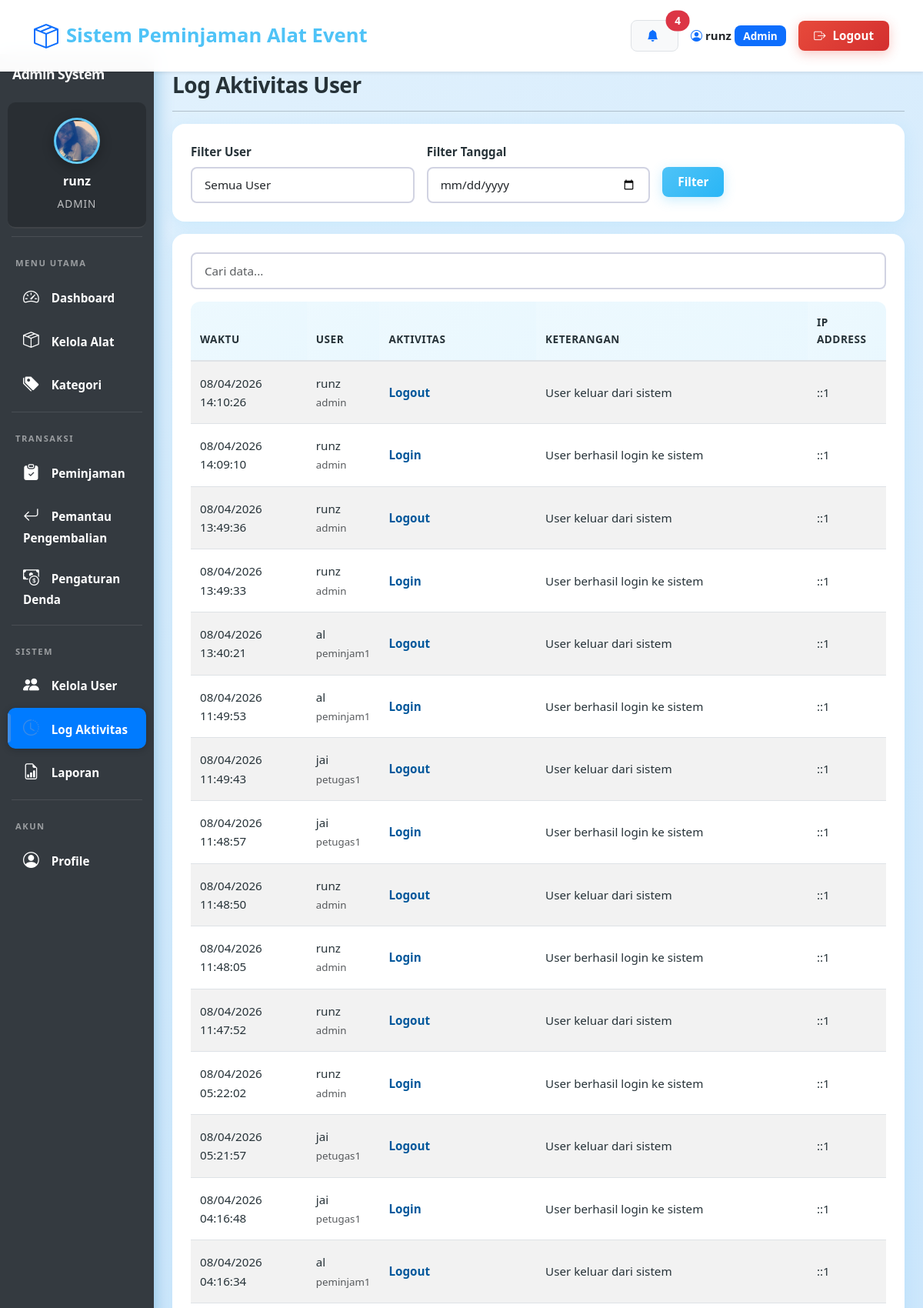
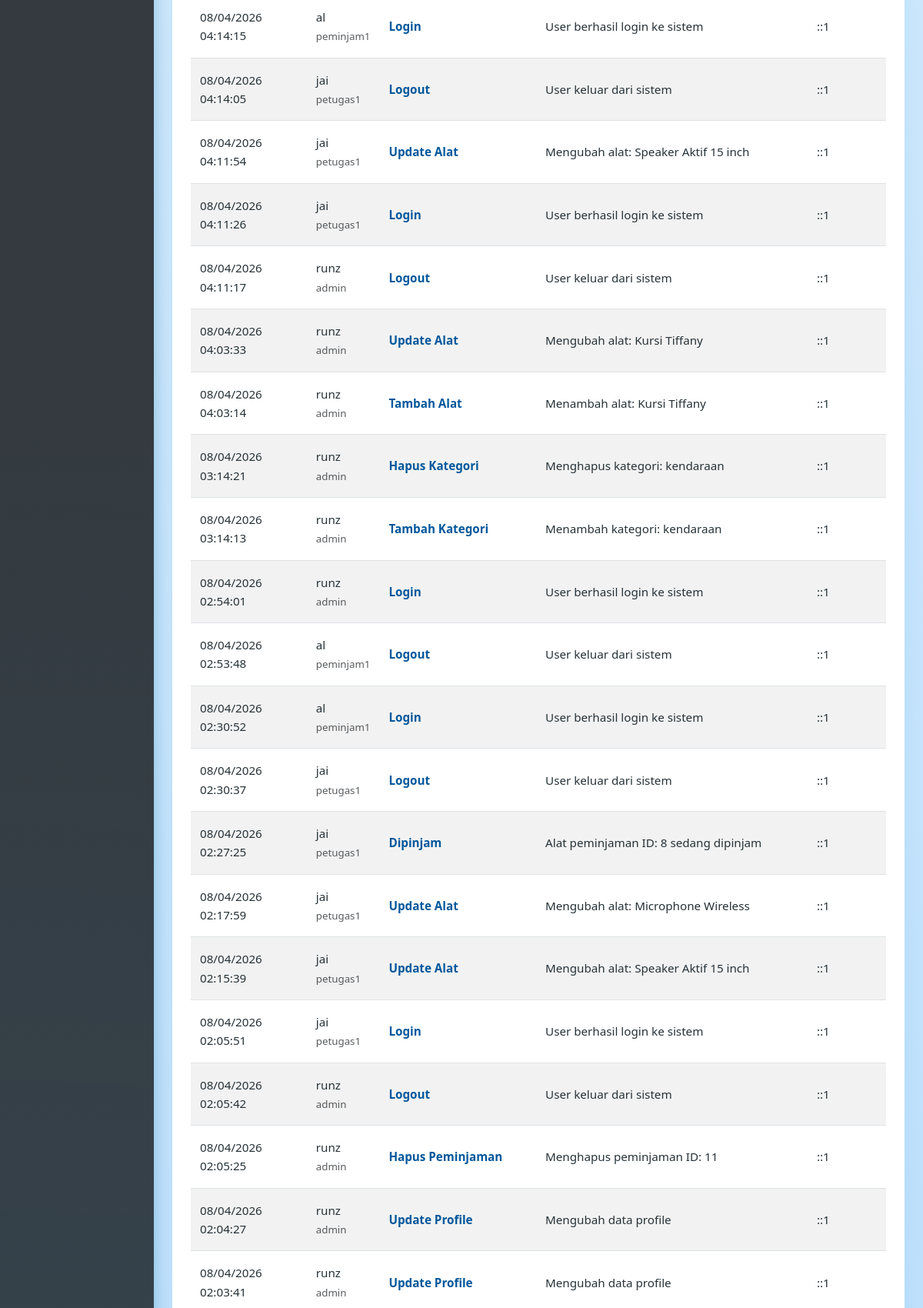
Page /admin/log_aktivitas.php (signed in, upper part) on the committed database (2 pictures, top to bottom).
### tables this page shows
CREATE TABLE `log_aktivitas` (
  `id` int NOT NULL,
  `user_id` int NOT NULL,
  `aktivitas` text NOT NULL,
  `keterangan` text,
  `ip_address` varchar(45) DEFAULT NULL,
  `created_at` timestamp NULL DEFAULT CURRENT_TIMESTAMP
);

CREATE TABLE `users` (
  `id` int NOT NULL,
  `username` varchar(50) NOT NULL,
  `password` varchar(255) NOT NULL,
  `nama` varchar(100) NOT NULL,
  `email` varchar(100) NOT NULL,
  `telepon` varchar(20) DEFAULT NULL,
  `foto_profile` varchar(255) DEFAULT NULL,
  `role` enum('admin','petugas','peminjam') NOT NULL,
  `created_at` timestamp NULL DEFAULT CURRENT_TIMESTAMP,
  `deleted_at` datetime DEFAULT NULL
);

### admin/log_aktivitas.php (the view, shortened to what this page needs)
<?php
require_once '../config/database.php';
$filter_date = isset($_GET['date']) ? clean($_GET['date']) : '';
include '../includes/header.php';
?>
<div class="container-fluid">
    <div class="row">
        <?php include '../includes/admin_sidebar.php'; ?>
        <div class="col-md-10 p-4">
            <h2>Log Aktivitas User</h2>
            <hr>
            <div class="card mb-3">
                <div class="card-body">
                    <form method="GET" class="row g-3">
                        <div class="col-md-4">
                            <label class="form-label">Filter User</label>
                            <select name="user_id" class="form-control">
                                <option value="0">Semua User</option>
                            </select>
                        </div>
                        <div class="col-md-4">
                            <label class="form-label">Filter Tanggal</label>
                            <input type="date" name="date" class="form-control" value="<?php echo $filter_date; ?>">
                        </div>
                        <div class="col-md-4">
                            <label class="form-label">&nbsp;</label>
                            <button type="submit" class="btn btn-primary d-block">Filter</button>
                        </div>
                    </form>
                </div>
            </div>
            <div class="card">
                <div class="card-body">
                    <div class="table-responsive">
                        <table class="table table-striped">
                            <thead>
                                <tr>
                                    <th>Waktu</th>
                                    <th>User</th>
                                    <th>Aktivitas</th>
                                    <th>Keterangan</th>
                                    <th>IP Address</th>
                                </tr>
                            </thead>
                            <tbody>
                                <?php
                                $where = "1=1";
                                $query = "SELECT l.*, u.nama, u.username FROM log_aktivitas l
                                         JOIN users u ON l.user_id = u.id
                                         WHERE $where
                                         ORDER BY l.created_at DESC
                                         LIMIT 100";
                                $result = mysqli_query($conn, $query);
                                while ($row = mysqli_fetch_assoc($result)):
                                ?>
                                <tr>
                                    <td><?php echo date('d/m/Y H:i:s', strtotime($row['created_at'])); ?></td>
                                    <td><?php echo $row['nama']; ?><br><small class="text-muted"><?php echo $row['username']; ?></small></td>
                                    <td><strong><?php echo $row['aktivitas']; ?></strong></td>
                                    <td><?php echo $row['keterangan']; ?></td>
                                    <td><?php echo $row['ip_address']; ?></td>
                                </tr>
                                <?php endwhile; ?>
                            </tbody>
                        </table>
                    </div>
                </div>
            </div>
        </div>
    </div>
</div>
<?php include '../includes/footer.php'; ?>

### assets/css/variables.css (style rules this page uses)
:root { --primary: #4FC3F7; --primary-dark: #29B6F6; --primary-light: #81D4FA; --secondary: #78909C; --success: #66BB6A; --info: #42A5F5; --warning: #FFA726; --danger: #EF5350; --light: #E3F2FD; --dark: #263238; --blue-gradient: linear-gradient(135deg, #4FC3F7 0%, #29B6F6 100%); --blue-gradient-dark: linear-gradient(135deg, #29B6F6 0%, #0288D1 100%); --sidebar-gradient: linear-gradient(180deg, #0277BD 0%, #01579B 100%); --card-gradient: linear-gradient(135deg, #E3F2FD 0%, #BBDEFB 100%); --card-shadow: 0 4px 20px rgba(79, 195, 247, 0.15); --button-shadow: 0 4px 15px rgba(79, 195, 247, 0.3); --hover-shadow: 0 8px 30px rgba(79, 195, 247, 0.25); --spacing-sm: 0.5rem; --spacing-md: 1rem; --spacing-lg: 1.5rem; --spacing-xl: 2rem; --radius-sm: 8px; --radius-md: 12px; --radius-lg: 16px; --font-family: 'Segoe UI', Tahoma, Geneva, Verdana, sans-serif; --font-size-base: 15px; --font-weight-normal: 500; --font-weight-bold: 700; }

### assets/css/base.css (style rules this page uses)
* { margin: 0; padding: 0; box-sizing: border-box; }
html { scroll-behavior: smooth; }
body { font-family: var(--font-family); background: linear-gradient(135deg, #E3F2FD 0%, #BBDEFB 50%, #90CAF9 100%); background-attachment: fixed; min-height: 100vh; color: var(--dark); font-size: var(--font-size-base); line-height: 1.6; padding-top: 70px; }
h1, h2, h3, h4, h5, h6 { font-weight: var(--font-weight-bold); color: var(--dark); letter-spacing: -0.5px; }
h2 { font-size: 1.75rem; margin-bottom: 0.5rem; }
p, td, th, label, span { color: var(--dark); }
strong { font-weight: var(--font-weight-bold); }

### assets/css/components.css (style rules this page uses)
.card { border: none; border-radius: var(--radius-lg); box-shadow: var(--card-shadow); overflow: hidden; margin-bottom: var(--spacing-lg); background: white; transition: all 0.3s ease; }
.card-body { padding: var(--spacing-lg); }
.table thead th { border-bottom: 2px solid #dee2e6; font-weight: var(--font-weight-bold); text-transform: uppercase; font-size: 0.85rem; letter-spacing: 0.5px; color: var(--dark); padding: var(--spacing-md) 0.75rem; background: linear-gradient(135deg, rgba(79, 195, 247, 0.1) 0%, rgba(41, 182, 246, 0.1) 100%); }
.table tbody td { padding: var(--spacing-md) 0.75rem; vertical-align: middle; font-size: 0.95rem; color: var(--dark); font-weight: var(--font-weight-normal); }
.table tbody td strong { font-weight: var(--font-weight-bold); color: #01579B; }
.table-responsive { border-radius: var(--radius-md); }
.btn { border-radius: var(--radius-sm); padding: var(--spacing-sm) 1.25rem; font-weight: 600; font-size: 0.95rem; transition: all 0.3s ease; border: none; }
.btn-primary { background: var(--blue-gradient); box-shadow: var(--button-shadow); color: white; }
.form-control, .form-select { border-radius: var(--radius-sm); border: 2px solid #d1d3e2; padding: 0.65rem var(--spacing-md); transition: all 0.3s ease; font-size: 0.95rem; font-weight: var(--font-weight-normal); }
.form-label { font-weight: var(--font-weight-bold); color: var(--dark); margin-bottom: var(--spacing-sm); font-size: 0.95rem; }

### rows in the picture
log_aktivitas: created_at "08/04/2026 14:10:26", user.nama "runz", user.username "admin", aktivitas "Logout", keterangan "User keluar dari sistem", ip_address "::1"
log_aktivitas: created_at "08/04/2026 14:09:10", user.nama "runz", user.username "admin", aktivitas "Login", keterangan "User berhasil login ke sistem", ip_address "::1"
log_aktivitas: created_at "08/04/2026 13:49:36", user.nama "runz", user.username "admin", aktivitas "Logout", keterangan "User keluar dari sistem", ip_address "::1"
log_aktivitas: created_at "08/04/2026 13:49:33", user.nama "runz", user.username "admin", aktivitas "Login", keterangan "User berhasil login ke sistem", ip_address "::1"
log_aktivitas: created_at "08/04/2026 13:40:21", user.nama "al", user.username "peminjam1", aktivitas "Logout", keterangan "User keluar dari sistem", ip_address "::1"
log_aktivitas: created_at "08/04/2026 11:49:53", user.nama "al", user.username "peminjam1", aktivitas "Login", keterangan "User berhasil login ke sistem", ip_address "::1"
log_aktivitas: created_at "08/04/2026 11:49:43", user.nama "jai", user.username "petugas1", aktivitas "Logout", keterangan "User keluar dari sistem", ip_address "::1"
log_aktivitas: created_at "08/04/2026 11:48:57", user.nama "jai", user.username "petugas1", aktivitas "Login", keterangan "User berhasil login ke sistem", ip_address "::1"
log_aktivitas: created_at "08/04/2026 11:48:50", user.nama "runz", user.username "admin", aktivitas "Logout", keterangan "User keluar dari sistem", ip_address "::1"
log_aktivitas: created_at "08/04/2026 11:48:05", user.nama "runz", user.username "admin", aktivitas "Login", keterangan "User berhasil login ke sistem", ip_address "::1"
log_aktivitas: created_at "08/04/2026 11:47:52", user.nama "runz", user.username "admin", aktivitas "Logout", keterangan "User keluar dari sistem", ip_address "::1"
log_aktivitas: created_at "08/04/2026 05:22:02", user.nama "runz", user.username "admin", aktivitas "Login", keterangan "User berhasil login ke sistem", ip_address "::1"
log_aktivitas: created_at "08/04/2026 05:21:57", user.nama "jai", user.username "petugas1", aktivitas "Logout", keterangan "User keluar dari sistem", ip_address "::1"
log_aktivitas: created_at "08/04/2026 04:16:48", user.nama "jai", user.username "petugas1", aktivitas "Login", keterangan "User berhasil login ke sistem", ip_address "::1"
log_aktivitas: created_at "08/04/2026 04:16:34", user.nama "al", user.username "peminjam1", aktivitas "Logout", keterangan "User keluar dari sistem", ip_address "::1"
log_aktivitas: created_at "08/04/2026 04:14:15", user.nama "al", user.username "peminjam1", aktivitas "Login", keterangan "User berhasil login ke sistem", ip_address "::1"
log_aktivitas: created_at "08/04/2026 04:14:05", user.nama "jai", user.username "petugas1", aktivitas "Logout", keterangan "User keluar dari sistem", ip_address "::1"
log_aktivitas: created_at "08/04/2026 04:11:54", user.nama "jai", user.username "petugas1", aktivitas "Update Alat", keterangan "Mengubah alat: Speaker Aktif 15 inch", ip_address "::1"
log_aktivitas: created_at "08/04/2026 04:11:26", user.nama "jai", user.username "petugas1", aktivitas "Login", keterangan "User berhasil login ke sistem", ip_address "::1"
log_aktivitas: created_at "08/04/2026 04:11:17", user.nama "runz", user.username "admin", aktivitas "Logout", keterangan "User keluar dari sistem", ip_address "::1"
log_aktivitas: created_at "08/04/2026 04:03:33", user.nama "runz", user.username "admin", aktivitas "Update Alat", keterangan "Mengubah alat: Kursi Tiffany", ip_address "::1"
log_aktivitas: created_at "08/04/2026 04:03:14", user.nama "runz", user.username "admin", aktivitas "Tambah Alat", keterangan "Menambah alat: Kursi Tiffany", ip_address "::1"
log_aktivitas: created_at "08/04/2026 03:14:21", user.nama "runz", user.username "admin", aktivitas "Hapus Kategori", keterangan "Menghapus kategori: kendaraan", ip_address "::1"
log_aktivitas: created_at "08/04/2026 03:14:13", user.nama "runz", user.username "admin", aktivitas "Tambah Kategori", keterangan "Menambah kategori: kendaraan", ip_address "::1"
log_aktivitas: created_at "08/04/2026 02:54:01", user.nama "runz", user.username "admin", aktivitas "Login", keterangan "User berhasil login ke sistem", ip_address "::1"
log_aktivitas: created_at "08/04/2026 02:53:48", user.nama "al", user.username "peminjam1", aktivitas "Logout", keterangan "User keluar dari sistem", ip_address "::1"
log_aktivitas: created_at "08/04/2026 02:30:52", user.nama "al", user.username "peminjam1", aktivitas "Login", keterangan "User berhasil login ke sistem", ip_address "::1"
log_aktivitas: created_at "08/04/2026 02:30:37", user.nama "jai", user.username "petugas1", aktivitas "Logout", keterangan "User keluar dari sistem", ip_address "::1"
log_aktivitas: created_at "08/04/2026 02:27:25", user.nama "jai", user.username "petugas1", aktivitas "Dipinjam", keterangan "Alat peminjaman ID: 8 sedang dipinjam", ip_address "::1"
log_aktivitas: created_at "08/04/2026 02:17:59", user.nama "jai", user.username "petugas1", aktivitas "Update Alat", keterangan "Mengubah alat: Microphone Wireless", ip_address "::1"
log_aktivitas: created_at "08/04/2026 02:15:39", user.nama "jai", user.username "petugas1", aktivitas "Update Alat", keterangan "Mengubah alat: Speaker Aktif 15 inch", ip_address "::1"
log_aktivitas: created_at "08/04/2026 02:05:51", user.nama "jai", user.username "petugas1", aktivitas "Login", keterangan "User berhasil login ke sistem", ip_address "::1"
log_aktivitas: created_at "08/04/2026 02:05:42", user.nama "runz", user.username "admin", aktivitas "Logout", keterangan "User keluar dari sistem", ip_address "::1"
log_aktivitas: created_at "08/04/2026 02:05:25", user.nama "runz", user.username "admin", aktivitas "Hapus Peminjaman", keterangan "Menghapus peminjaman ID: 11", ip_address "::1"
log_aktivitas: created_at "08/04/2026 02:04:27", user.nama "runz", user.username "admin", aktivitas "Update Profile", keterangan "Mengubah data profile", ip_address "::1"
log_aktivitas: created_at "08/04/2026 02:03:41", user.nama "runz", user.username "admin", aktivitas "Update Profile", keterangan "Mengubah data profile", ip_address "::1"

### other values in the picture
$notif_count "4"
$_SESSION['nama'] "runz"
$_SESSION['role'] "Admin"
$_SESSION['role'] "ADMIN"
